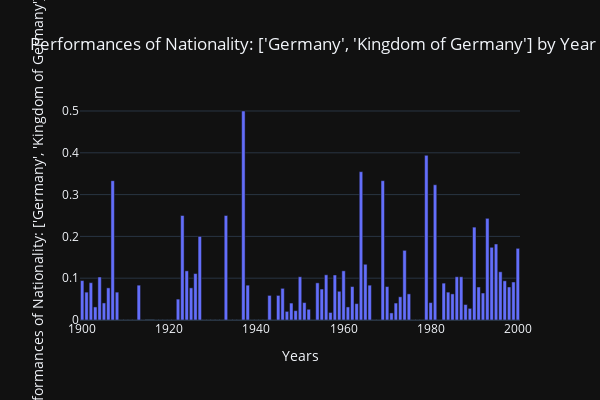

The notebook cell this image was saved under:
### Markdown cell above
# Run This

### Code cell
def create_event_frequency_list(df, lookup_range, column, specific_value, normalize=False):
    column_key = {'Genre': 'genreLabel', 'Nationality': 'nationalities', 'Work': 'workperformed', 'Composer': 'composer'}
    column = column_key[column]
    if column == 'genreLabel':
        specific_value = specific_value.lower()
    elif column in ('workperformed', 'composer'):
        specific_value = specific_value[specific_value.index('#') + 1:specific_value.index(')')]
    frequency_list = []
    for year in lookup_range:

        # if it has to do with works and not events (composer, nationality, etc)
        if column in df['event_data'][0].columns:

            # create smaller dataframe with events only in that year to simplify
            sub_df = df[df['year'] == year].copy()
            # print(sub_df['event_data'])

            # create a boolean column for whether the specific value can be found in a work performed at that event
            has_value = []

            # iterate through events in specific year
            for index, row in sub_df.iterrows():
                # isolate the entry in the column for the current event
                important_column = sub_df['event_data'][index][column]

                # check if the desired value is present in the column entry
                # for nationalities, need to check if any of the desired nations are present in the column
                if column == 'nationalities':
                    # assume not present
                    any_nationality_present = False
                    # iterate through nations
                    for nation in specific_value:
                        # if a matching nation is found
                        if f"{nation}" in important_column.to_string():
                            # mark that this nationality group is present for this event
                            any_nationality_present = True
                            # stop searching for matches in this event
                            break
                    # add the boolean storing whether this nationality group was present for this event
                    has_value.append(any_nationality_present)
                else:
                    # add the boolean storing whether the desired value was present for this event
                    has_value.append(f"{specific_value}" in important_column.to_string())

            if column == 'nationalities':
                sub_df[specific_value[0]] = has_value
            else:
                sub_df[specific_value] = has_value
            #             sub_df[specific_value] = [specific_value in sub_df['event_data'][index][column].to_list() for index, row in sub_df.iterrows()]

            # create the frequency list
            try:  # if the desired event has occurred in this year, add the number of times it occured
                if column == 'nationalities':
                    frequency_list.append(sub_df.value_counts(specific_value[0], normalize=normalize).to_dict()[True])
                else:
                    frequency_list.append(sub_df.value_counts(specific_value, normalize=normalize).to_dict()[True])
            except KeyError:  # if the desired event has not occurred in this year
                frequency_list.append(0)

        #             # remove the extra column
        #             sub_df.drop(columns=[specific_value])

        # if it has to do with events (genre, work, etc)
        else:
            attribute_counts = df[df['year'] == year].value_counts(column, normalize=normalize)

            # getting the count for the specific value
            try:
                if column == 'nationalities':
                    frequency_list.append(attribute_counts[specific_value[0]])
                else:
                    frequency_list.append(attribute_counts[specific_value])
            except KeyError:
                frequency_list.append(0)

    return frequency_list


def make_bar_chart(df, column, specific_value, lookup_range=(0, 0), normalize=False):
    """make a bar chart of the frequency of "specific_value", which is a value in "column" over "lookup_range" years"""
    # Create a DataFrame for bar chart

    # years is the x-axis
    # this first if statement allows you to make the chart for a subset of the years
    if lookup_range != (0, 0):
        years = []
        for year in range(lookup_range[0], lookup_range[1] + 1):
            years.append(year)

    else:
        years = list(set(df['year'].to_list()))


    # list of frequencies
    frequency = create_event_frequency_list(df, years, column, specific_value, normalize)


    bar_data = {'Years': years,
                'frequency': frequency}
    df_bar = pd.DataFrame(bar_data)

    # The barchart with Plotly Express specifying the source df, the columns to use as x and y axes,
    # labels to use for those axes, and an overall title for the figure

    fig = px.bar(df_bar,
                 x = 'Years', y= 'frequency',
                 labels={'Years': 'Years', 'frequency': f'Performances of {column.title()}: {specific_value}'},
                 title=f'Performances of {column.title()}: {specific_value} by Year',
                )
    # Set width and height in pixels
    fig.update_layout(width=600, height=400)
    fig.show()

pickle_data = pd.read_pickle('testPickle.pkl')
make_bar_chart(pickle_data, 'Nationality', ['Germany', 'Kingdom of Germany'], normalize=True)

### Figure 1 — Plotly figure (JSON) as saved in the notebook; plotly's stock layout.template omitted (floating-point values rounded to 4 significant figures)
{"data": [{"alignmentgroup": "True", "hovertemplate": "Years=%{x}<br>Performances of Nationality: ['Germany', 'Kingdom of Germany']=%{y}<extra></extra>", "legendgroup": "", "marker": {"color": "#636efa", "pattern": {"shape": ""}}, "name": "", "offsetgroup": "", "orientation": "v", "showlegend": false, "textposition": "auto", "x": [1900, 1901, 1902, 1903, 1904, 1905, 1906, 1907, 1908, 1909, 1910, 1911, 1912, 1913, 1914, 1917, 1918, 1919, 1920, 1921, 1922, 1923, 1924, 1925, 1926, 1927, 1928, 1929, 1930, 1931, 1932, 1933, 1934, 1935, 1936, 1937, 1938, 1939, 1940, 1941, 1942, 1943, 1944, 1945, 1946, 1947, 1948, 1949, 1950, 1951, 1952, 1953, 1954, 1955, 1956, 1957, 1958, 1959, 1960, 1961, 1962, 1963, 1964, 1965, 1966, 1967, 1968, 1969, 1970, 1971, 1972, 1973, 1974, 1975, 1976, 1977, 1978, 1979, 1980, 1981, 1982, 1983, 1984, 1985, 1986, 1987, 1988, 1989, 1990, 1991, 1992, 1993, 1994, 1995, 1996, 1997, 1998, 1999, 2000], "xaxis": "x", "y": [0.09434, 0.06667, 0.08929, 0.03125, 0.1029, 0.04082, 0.07692, 0.3333, 0.06667, 0.0, 0.0, 0.0, 0.0, 0.08333, 0.0, 0.0, 0.0, 0.0, 0.0, 0.0, 0.05, 0.25, 0.1176, 0.07692, 0.1111, 0.2, 0.0, 0.0, 0.0, 0.0, 0.0, 0.25, 0.0, 0.0, 0.0, 0.5, 0.08333, 0.0, 0.0, 0.0, 0.0, 0.05882, 0.0, 0.05882, 0.07576, 0.02062, 0.04054, 0.02239, 0.1034, 0.04167, 0.02564, 0.0, 0.08889, 0.07407, 0.1081, 0.01802, 0.1077, 0.0687, 0.1176, 0.03125, 0.08, 0.03922, 0.3548, 0.1333, 0.08333, 0.0, 0.0, 0.3333, 0.08, 0.01695, 0.04054, 0.05556, 0.1667, 0.0625, 0.0, 0.0, 0.0, 0.3939, 0.04167, 0.3235, 0.0, 0.08824, 0.06667, 0.0625, 0.1034, 0.1034, 0.03704, 0.02778, 0.2222, 0.07895, 0.06452, 0.2432, 0.1739, 0.1818, 0.1154, 0.09375, 0.07895, 0.09091, 0.1714], "yaxis": "y", "type": "bar"}], "layout": {"xaxis": {"anchor": "y", "domain": [0.0, 1.0], "title": {"text": "Years"}}, "yaxis": {"anchor": "x", "domain": [0.0, 1.0], "title": {"text": "Performances of Nationality: ['Germany', 'Kingdom of Germany']"}}, "legend": {"tracegroupgap": 0}, "title": {"text": "Performances of Nationality: ['Germany', 'Kingdom of Germany'] by Year"}, "barmode": "relative", "width": 600, "height": 400}}
